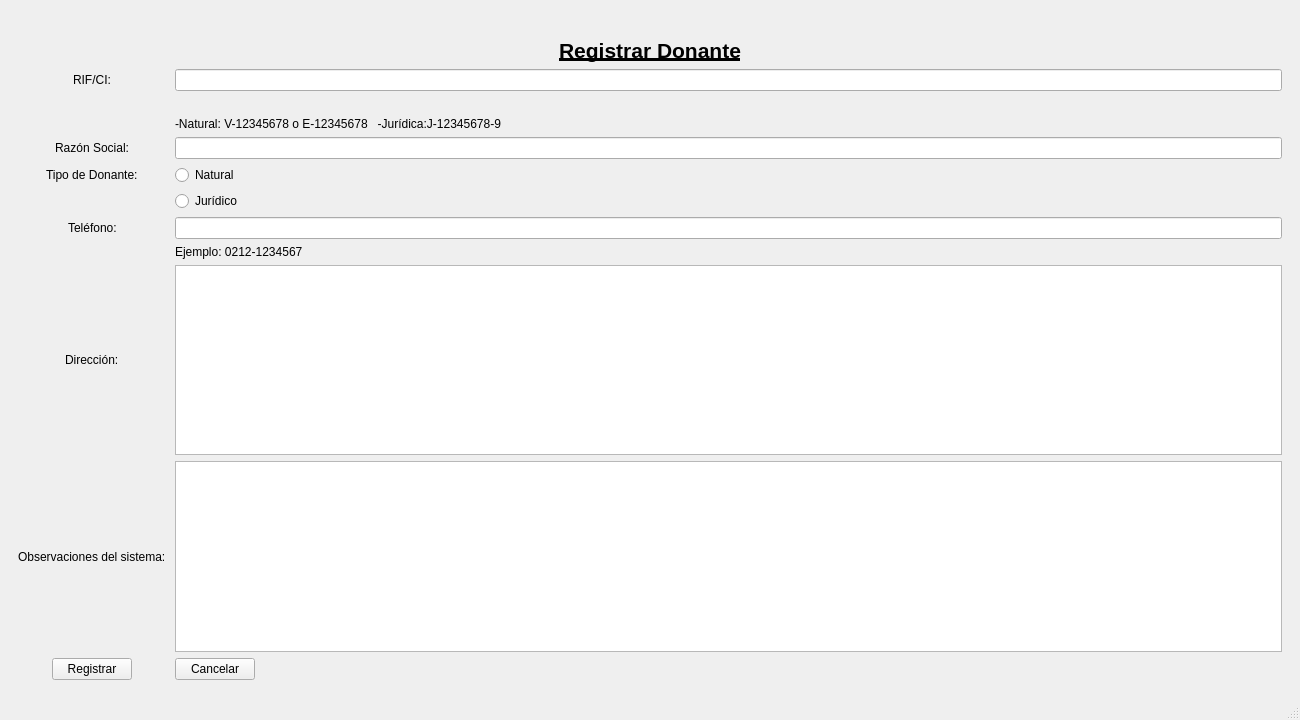
<?xml version="1.0" encoding="UTF-8"?>
<ui version="4.0">
 <class>registrarDonante</class>
 <widget class="QMainWindow" name="registrarDonante">
  <property name="geometry">
   <rect>
    <x>0</x>
    <y>0</y>
    <width>1300</width>
    <height>720</height>
   </rect>
  </property>
  <property name="sizePolicy">
   <sizepolicy hsizetype="Maximum" vsizetype="Maximum">
    <horstretch>0</horstretch>
    <verstretch>0</verstretch>
   </sizepolicy>
  </property>
  <property name="windowTitle">
   <string>Registrar Donante</string>
  </property>
  <widget class="QWidget" name="form_2">
   <property name="sizePolicy">
    <sizepolicy hsizetype="Maximum" vsizetype="Maximum">
     <horstretch>0</horstretch>
     <verstretch>0</verstretch>
    </sizepolicy>
   </property>
   <property name="font">
    <font>
     <weight>50</weight>
     <bold>false</bold>
    </font>
   </property>
   <property name="layoutDirection">
    <enum>Qt::LeftToRight</enum>
   </property>
   <layout class="QVBoxLayout" name="verticalLayout">
    <item>
     <layout class="QFormLayout" name="form">
      <property name="sizeConstraint">
       <enum>QLayout::SetDefaultConstraint</enum>
      </property>
      <property name="fieldGrowthPolicy">
       <enum>QFormLayout::ExpandingFieldsGrow</enum>
      </property>
      <property name="rowWrapPolicy">
       <enum>QFormLayout::DontWrapRows</enum>
      </property>
      <property name="labelAlignment">
       <set>Qt::AlignCenter</set>
      </property>
      <property name="formAlignment">
       <set>Qt::AlignCenter</set>
      </property>
      <property name="horizontalSpacing">
       <number>9</number>
      </property>
      <property name="margin">
       <number>9</number>
      </property>
      <item row="1" column="0" colspan="2">
       <widget class="QLabel" name="label_3">
        <property name="sizePolicy">
         <sizepolicy hsizetype="Expanding" vsizetype="Expanding">
          <horstretch>0</horstretch>
          <verstretch>0</verstretch>
         </sizepolicy>
        </property>
        <property name="font">
         <font>
          <pointsize>16</pointsize>
          <weight>75</weight>
          <bold>true</bold>
          <underline>true</underline>
         </font>
        </property>
        <property name="text">
         <string>Registrar Donante</string>
        </property>
        <property name="textFormat">
         <enum>Qt::AutoText</enum>
        </property>
        <property name="alignment">
         <set>Qt::AlignCenter</set>
        </property>
       </widget>
      </item>
      <item row="2" column="0">
       <widget class="QLabel" name="label_RIF">
        <property name="sizePolicy">
         <sizepolicy hsizetype="Expanding" vsizetype="Expanding">
          <horstretch>0</horstretch>
          <verstretch>0</verstretch>
         </sizepolicy>
        </property>
        <property name="text">
         <string>RIF/CI:</string>
        </property>
       </widget>
      </item>
      <item row="2" column="1">
       <widget class="QLineEdit" name="Rif_Ci">
        <property name="sizePolicy">
         <sizepolicy hsizetype="Expanding" vsizetype="Expanding">
          <horstretch>0</horstretch>
          <verstretch>0</verstretch>
         </sizepolicy>
        </property>
       </widget>
      </item>
      <item row="3" column="1">
       <widget class="QLabel" name="label_registrado">
        <property name="sizePolicy">
         <sizepolicy hsizetype="Expanding" vsizetype="Expanding">
          <horstretch>0</horstretch>
          <verstretch>0</verstretch>
         </sizepolicy>
        </property>
        <property name="palette">
         <palette>
          <active>
           <colorrole role="WindowText">
            <brush brushstyle="SolidPattern">
             <color alpha="255">
              <red>250</red>
              <green>0</green>
              <blue>0</blue>
             </color>
            </brush>
           </colorrole>
          </active>
          <inactive>
           <colorrole role="WindowText">
            <brush brushstyle="SolidPattern">
             <color alpha="255">
              <red>250</red>
              <green>0</green>
              <blue>0</blue>
             </color>
            </brush>
           </colorrole>
          </inactive>
          <disabled>
           <colorrole role="WindowText">
            <brush brushstyle="SolidPattern">
             <color alpha="255">
              <red>159</red>
              <green>158</green>
              <blue>158</blue>
             </color>
            </brush>
           </colorrole>
          </disabled>
         </palette>
        </property>
        <property name="text">
         <string/>
        </property>
       </widget>
      </item>
      <item row="4" column="1">
       <widget class="QLabel" name="label">
        <property name="sizePolicy">
         <sizepolicy hsizetype="Expanding" vsizetype="Expanding">
          <horstretch>0</horstretch>
          <verstretch>0</verstretch>
         </sizepolicy>
        </property>
        <property name="text">
         <string>-Natural: V-12345678 o E-12345678   -Jurídica:J-12345678-9</string>
        </property>
       </widget>
      </item>
      <item row="5" column="0">
       <widget class="QLabel" name="label_razon">
        <property name="sizePolicy">
         <sizepolicy hsizetype="Expanding" vsizetype="Expanding">
          <horstretch>0</horstretch>
          <verstretch>0</verstretch>
         </sizepolicy>
        </property>
        <property name="text">
         <string>Razón Social:</string>
        </property>
       </widget>
      </item>
      <item row="5" column="1">
       <widget class="QLineEdit" name="razon">
        <property name="sizePolicy">
         <sizepolicy hsizetype="Expanding" vsizetype="Expanding">
          <horstretch>0</horstretch>
          <verstretch>0</verstretch>
         </sizepolicy>
        </property>
        <property name="readOnly">
         <bool>false</bool>
        </property>
       </widget>
      </item>
      <item row="6" column="0">
       <widget class="QLabel" name="label_tipo_don">
        <property name="sizePolicy">
         <sizepolicy hsizetype="Expanding" vsizetype="Expanding">
          <horstretch>0</horstretch>
          <verstretch>0</verstretch>
         </sizepolicy>
        </property>
        <property name="text">
         <string>Tipo de Donante:</string>
        </property>
       </widget>
      </item>
      <item row="6" column="1">
       <widget class="QRadioButton" name="natural">
        <property name="sizePolicy">
         <sizepolicy hsizetype="Expanding" vsizetype="Expanding">
          <horstretch>0</horstretch>
          <verstretch>0</verstretch>
         </sizepolicy>
        </property>
        <property name="text">
         <string>Natural</string>
        </property>
        <property name="checkable">
         <bool>true</bool>
        </property>
       </widget>
      </item>
      <item row="7" column="1">
       <widget class="QRadioButton" name="juridico">
        <property name="sizePolicy">
         <sizepolicy hsizetype="Expanding" vsizetype="Expanding">
          <horstretch>0</horstretch>
          <verstretch>0</verstretch>
         </sizepolicy>
        </property>
        <property name="text">
         <string>Jurídico</string>
        </property>
        <property name="checkable">
         <bool>true</bool>
        </property>
       </widget>
      </item>
      <item row="8" column="0">
       <widget class="QLabel" name="label_telf">
        <property name="sizePolicy">
         <sizepolicy hsizetype="Expanding" vsizetype="Expanding">
          <horstretch>0</horstretch>
          <verstretch>0</verstretch>
         </sizepolicy>
        </property>
        <property name="text">
         <string>Teléfono:</string>
        </property>
       </widget>
      </item>
      <item row="8" column="1">
       <widget class="QLineEdit" name="telefono">
        <property name="sizePolicy">
         <sizepolicy hsizetype="Expanding" vsizetype="Expanding">
          <horstretch>0</horstretch>
          <verstretch>0</verstretch>
         </sizepolicy>
        </property>
        <property name="readOnly">
         <bool>false</bool>
        </property>
       </widget>
      </item>
      <item row="9" column="1">
       <widget class="QLabel" name="label_2">
        <property name="sizePolicy">
         <sizepolicy hsizetype="Expanding" vsizetype="Expanding">
          <horstretch>0</horstretch>
          <verstretch>0</verstretch>
         </sizepolicy>
        </property>
        <property name="text">
         <string>Ejemplo: 0212-1234567</string>
        </property>
       </widget>
      </item>
      <item row="10" column="0">
       <widget class="QLabel" name="label_direc">
        <property name="sizePolicy">
         <sizepolicy hsizetype="Expanding" vsizetype="Expanding">
          <horstretch>0</horstretch>
          <verstretch>0</verstretch>
         </sizepolicy>
        </property>
        <property name="text">
         <string>Dirección:</string>
        </property>
       </widget>
      </item>
      <item row="10" column="1">
       <widget class="QTextEdit" name="direccion">
        <property name="readOnly">
         <bool>false</bool>
        </property>
       </widget>
      </item>
      <item row="11" column="0">
       <widget class="QLabel" name="label_obs">
        <property name="sizePolicy">
         <sizepolicy hsizetype="Expanding" vsizetype="Expanding">
          <horstretch>0</horstretch>
          <verstretch>0</verstretch>
         </sizepolicy>
        </property>
        <property name="text">
         <string>Observaciones del sistema:</string>
        </property>
       </widget>
      </item>
      <item row="11" column="1">
       <widget class="QTextEdit" name="obs">
        <property name="readOnly">
         <bool>true</bool>
        </property>
       </widget>
      </item>
      <item row="12" column="0">
       <widget class="QPushButton" name="pushButton">
        <property name="sizePolicy">
         <sizepolicy hsizetype="Fixed" vsizetype="Fixed">
          <horstretch>0</horstretch>
          <verstretch>0</verstretch>
         </sizepolicy>
        </property>
        <property name="layoutDirection">
         <enum>Qt::LeftToRight</enum>
        </property>
        <property name="text">
         <string>Registrar</string>
        </property>
        <property name="flat">
         <bool>false</bool>
        </property>
       </widget>
      </item>
      <item row="12" column="1">
       <widget class="QPushButton" name="pushButton_2">
        <property name="sizePolicy">
         <sizepolicy hsizetype="Fixed" vsizetype="Fixed">
          <horstretch>0</horstretch>
          <verstretch>0</verstretch>
         </sizepolicy>
        </property>
        <property name="text">
         <string>Cancelar</string>
        </property>
       </widget>
      </item>
      <item row="0" column="0" colspan="2">
       <widget class="QLabel" name="label_4">
        <property name="text">
         <string/>
        </property>
        <property name="pixmap">
         <pixmap>../Code/ImgFundacion.JPG</pixmap>
        </property>
        <property name="alignment">
         <set>Qt::AlignCenter</set>
        </property>
       </widget>
      </item>
     </layout>
    </item>
   </layout>
  </widget>
  <widget class="QMenuBar" name="menubar">
   <property name="geometry">
    <rect>
     <x>0</x>
     <y>0</y>
     <width>1300</width>
     <height>25</height>
    </rect>
   </property>
  </widget>
  <widget class="QStatusBar" name="statusbar"/>
 </widget>
 <resources/>
 <connections>
  <connection>
   <sender>telefono</sender>
   <signal>editingFinished()</signal>
   <receiver>registrarDonante</receiver>
   <slot>verified_telefono()</slot>
   <hints>
    <hint type="sourcelabel">
     <x>412</x>
     <y>358</y>
    </hint>
    <hint type="destinationlabel">
     <x>128</x>
     <y>236</y>
    </hint>
   </hints>
  </connection>
  <connection>
   <sender>pushButton</sender>
   <signal>clicked()</signal>
   <receiver>registrarDonante</receiver>
   <slot>verifiedAndSave()</slot>
   <hints>
    <hint type="sourcelabel">
     <x>264</x>
     <y>657</y>
    </hint>
    <hint type="destinationlabel">
     <x>120</x>
     <y>464</y>
    </hint>
   </hints>
  </connection>
  <connection>
   <sender>natural</sender>
   <signal>pressed()</signal>
   <receiver>registrarDonante</receiver>
   <slot>select_natural()</slot>
   <hints>
    <hint type="sourcelabel">
     <x>465</x>
     <y>299</y>
    </hint>
    <hint type="destinationlabel">
     <x>344</x>
     <y>174</y>
    </hint>
   </hints>
  </connection>
  <connection>
   <sender>pushButton_2</sender>
   <signal>clicked()</signal>
   <receiver>registrarDonante</receiver>
   <slot>cancel()</slot>
   <hints>
    <hint type="sourcelabel">
     <x>464</x>
     <y>657</y>
    </hint>
    <hint type="destinationlabel">
     <x>411</x>
     <y>540</y>
    </hint>
   </hints>
  </connection>
  <connection>
   <sender>juridico</sender>
   <signal>pressed()</signal>
   <receiver>registrarDonante</receiver>
   <slot>select_juridico()</slot>
   <hints>
    <hint type="sourcelabel">
     <x>477</x>
     <y>329</y>
    </hint>
    <hint type="destinationlabel">
     <x>348</x>
     <y>205</y>
    </hint>
   </hints>
  </connection>
  <connection>
   <sender>Rif_Ci</sender>
   <signal>editingFinished()</signal>
   <receiver>registrarDonante</receiver>
   <slot>verified_Rif_Ci()</slot>
   <hints>
    <hint type="sourcelabel">
     <x>449</x>
     <y>195</y>
    </hint>
    <hint type="destinationlabel">
     <x>128</x>
     <y>69</y>
    </hint>
   </hints>
  </connection>
 </connections>
 <slots>
  <slot>verified_Rif_Ci()</slot>
  <slot>select_natural()</slot>
  <slot>select_juridico()</slot>
  <slot>verified_telefono()</slot>
  <slot>verifiedAndSave()</slot>
  <slot>cancel()</slot>
 </slots>
</ui>
